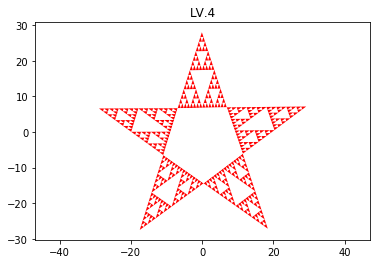

The Python source for this figure:
get_ipython().magic(u'matplotlib inline')
import numpy as np
import matplotlib.pylab as plt

def gasket(pa, pb, pc, level, col):
    if level == 0:
        plt.fill([pa[0], pb[0], pc[0]], [pa[1], pb[1], pc[1]], col) 
        plt.hold(True)
    else:
        gasket(pa, (pa + pb) / 2., (pa + pc) / 2., level - 1, col) 
        gasket(pb, (pb + pa) / 2., (pb + pc) / 2., level - 1, col) 
        gasket(pc, (pc + pa) / 2., (pc + pb) / 2., level - 1, col)
        
        
A = np.array([-0.069332,28.001]) 
B = np.array([29.211,7.1528])
C = np.array([18.431,-27.138])
D = np.array([-17.51,-27.484]) 
E = np.array([-28.943,6.6004]) 

L = np.array([-6.8546,6.6731]) #np.array([-6.9,6.8])
K = np.array([6.9089,6.9188]) #np.array([7,6.9])
M = np.array([11.398,-6.099]) #np.array([11.4,-6.1])
N = np.array([0.40442,-14.388]) #np.array([0.35,-14.3])
O = np.array([-10.876,-6.4956]) #np.array([-10.85,-6.7])

level = 4
gasket(A, L, K, level, "r")
gasket(B, K, M, level, "r")
gasket(C, M, N, level, "r")
gasket(D, N, O, level, "r")
gasket(E, O, L, level, "r")
plt.fill([L[0],K[0],M[0],N[0],O[0]],[L[1],K[1],M[1],N[1],O[1]],'w')
plt.hold(False)
plt.title("LV.4")
plt.axis('equal')
